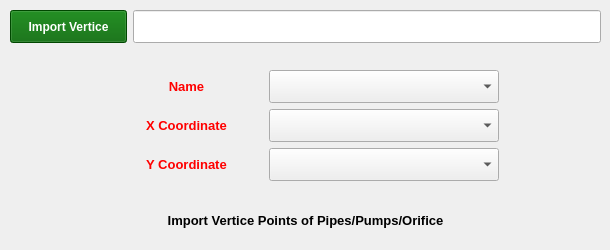
          <widget class="QWidget" name="tab">
           <attribute name="title">
            <string>Vertices Point</string>
           </attribute>
           <widget class="QLabel" name="label_2">
            <property name="geometry">
             <rect>
              <x>60</x>
              <y>200</y>
              <width>491</width>
              <height>41</height>
             </rect>
            </property>
            <property name="font">
             <font>
              <pointsize>10</pointsize>
              <weight>75</weight>
              <bold>true</bold>
              <strikeout>false</strikeout>
             </font>
            </property>
            <property name="layoutDirection">
             <enum>Qt::LeftToRight</enum>
            </property>
            <property name="autoFillBackground">
             <bool>false</bool>
            </property>
            <property name="text">
             <string>Import Vertice Points of Pipes/Pumps/Orifice</string>
            </property>
            <property name="alignment">
             <set>Qt::AlignCenter</set>
            </property>
           </widget>
           <widget class="QWidget" name="layoutWidget">
            <property name="geometry">
             <rect>
              <x>10</x>
              <y>60</y>
              <width>589</width>
              <height>131</height>
             </rect>
            </property>
            <layout class="QVBoxLayout" name="verticalLayout_8">
             <property name="leftMargin">
              <number>100</number>
             </property>
             <property name="topMargin">
              <number>10</number>
             </property>
             <property name="rightMargin">
              <number>100</number>
             </property>
             <property name="bottomMargin">
              <number>10</number>
             </property>
             <item>
              <layout class="QHBoxLayout" name="horizontalLayout_6" stretch="2,3">
               <item>
                <widget class="QLabel" name="label_3">
                 <property name="sizePolicy">
                  <sizepolicy hsizetype="Preferred" vsizetype="Ignored">
                   <horstretch>0</horstretch>
                   <verstretch>0</verstretch>
                  </sizepolicy>
                 </property>
                 <property name="font">
                  <font>
                   <pointsize>10</pointsize>
                   <weight>75</weight>
                   <bold>true</bold>
                  </font>
                 </property>
                 <property name="styleSheet">
                  <string notr="true">color:rgb(255, 0, 0)</string>
                 </property>
                 <property name="text">
                  <string>Name</string>
                 </property>
                 <property name="alignment">
                  <set>Qt::AlignCenter</set>
                 </property>
                </widget>
               </item>
               <item>
                <widget class="QComboBox" name="comboVerticeName">
                 <property name="sizePolicy">
                  <sizepolicy hsizetype="Preferred" vsizetype="Ignored">
                   <horstretch>0</horstretch>
                   <verstretch>0</verstretch>
                  </sizepolicy>
                 </property>
                 <property name="font">
                  <font>
                   <pointsize>10</pointsize>
                   <weight>50</weight>
                   <bold>false</bold>
                  </font>
                 </property>
                 <property name="currentText">
                  <string/>
                 </property>
                 <property name="currentIndex">
                  <number>-1</number>
                 </property>
                </widget>
               </item>
              </layout>
             </item>
             <item>
              <layout class="QHBoxLayout" name="horizontalLayout_7" stretch="2,3">
               <item>
                <widget class="QLabel" name="label_4">
                 <property name="sizePolicy">
                  <sizepolicy hsizetype="Preferred" vsizetype="Ignored">
                   <horstretch>0</horstretch>
                   <verstretch>0</verstretch>
                  </sizepolicy>
                 </property>
                 <property name="font">
                  <font>
                   <pointsize>10</pointsize>
                   <weight>75</weight>
                   <bold>true</bold>
                  </font>
                 </property>
                 <property name="styleSheet">
                  <string notr="true">color:rgb(255, 0, 0)</string>
                 </property>
                 <property name="text">
                  <string>X Coordinate</string>
                 </property>
                 <property name="alignment">
                  <set>Qt::AlignCenter</set>
                 </property>
                </widget>
               </item>
               <item>
                <widget class="QComboBox" name="comboVerticeX">
                 <property name="sizePolicy">
                  <sizepolicy hsizetype="Preferred" vsizetype="Ignored">
                   <horstretch>0</horstretch>
                   <verstretch>0</verstretch>
                  </sizepolicy>
                 </property>
                 <property name="font">
                  <font>
                   <pointsize>10</pointsize>
                   <weight>50</weight>
                   <bold>false</bold>
                  </font>
                 </property>
                </widget>
               </item>
              </layout>
             </item>
             <item>
              <layout class="QHBoxLayout" name="horizontalLayout_8" stretch="2,3">
               <item>
                <widget class="QLabel" name="label_5">
                 <property name="sizePolicy">
                  <sizepolicy hsizetype="Preferred" vsizetype="Ignored">
                   <horstretch>0</horstretch>
                   <verstretch>0</verstretch>
                  </sizepolicy>
                 </property>
                 <property name="font">
                  <font>
                   <pointsize>10</pointsize>
                   <weight>75</weight>
                   <bold>true</bold>
                  </font>
                 </property>
                 <property name="styleSheet">
                  <string notr="true">color:rgb(255, 0, 0)</string>
                 </property>
                 <property name="text">
                  <string>Y Coordinate</string>
                 </property>
                 <property name="alignment">
                  <set>Qt::AlignCenter</set>
                 </property>
                </widget>
               </item>
               <item>
                <widget class="QComboBox" name="comboVerticeY">
                 <property name="sizePolicy">
                  <sizepolicy hsizetype="Preferred" vsizetype="Ignored">
                   <horstretch>0</horstretch>
                   <verstretch>0</verstretch>
                  </sizepolicy>
                 </property>
                 <property name="font">
                  <font>
                   <pointsize>10</pointsize>
                   <weight>50</weight>
                   <bold>false</bold>
                  </font>
                 </property>
                </widget>
               </item>
              </layout>
             </item>
            </layout>
           </widget>
           <widget class="QWidget" name="horizontalLayoutWidget_8">
            <property name="geometry">
             <rect>
              <x>10</x>
              <y>10</y>
              <width>591</width>
              <height>33</height>
             </rect>
            </property>
            <layout class="QHBoxLayout" name="horizontalLayout_12" stretch="1,4">
             <item>
              <widget class="QPushButton" name="btnVertice">
               <property name="sizePolicy">
                <sizepolicy hsizetype="Minimum" vsizetype="Ignored">
                 <horstretch>0</horstretch>
                 <verstretch>0</verstretch>
                </sizepolicy>
               </property>
               <property name="styleSheet">
                <string notr="true">background-color:darkgreen;
color:white;
font:bold;</string>
               </property>
               <property name="text">
                <string>Import Vertice</string>
               </property>
              </widget>
             </item>
             <item>
              <widget class="QLineEdit" name="lineVerticeFile">
               <property name="sizePolicy">
                <sizepolicy hsizetype="Expanding" vsizetype="Ignored">
                 <horstretch>0</horstretch>
                 <verstretch>0</verstretch>
                </sizepolicy>
               </property>
              </widget>
             </item>
            </layout>
           </widget>
          </widget>
